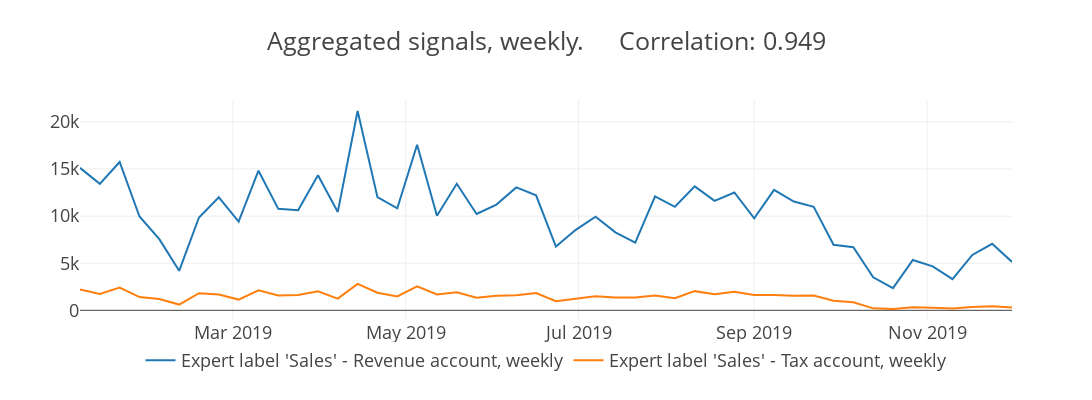

This figure's notebook cell:
### Code cell
cur_result = constructSignals(expert_sales, query=[{"select": [True], 
                              "_with": {"FA_Name": "Revenue"}}, 
                                {"select": [True], "_with": {"FA_Name": "Tax"}}], agg_period="W", on="is_Sale",
                 title="img/Modelling/latest/expertFSN_Tax-Revenue_",
                 legend=["Expert label 'Sales' - Revenue account", "Expert label 'Sales' - Tax account"],
                    metric="RMSE")
TAX_REVENUE_DF = TAX_REVENUE_DF.append(cur_result.assign(Model="Expert labels FSN model"))
